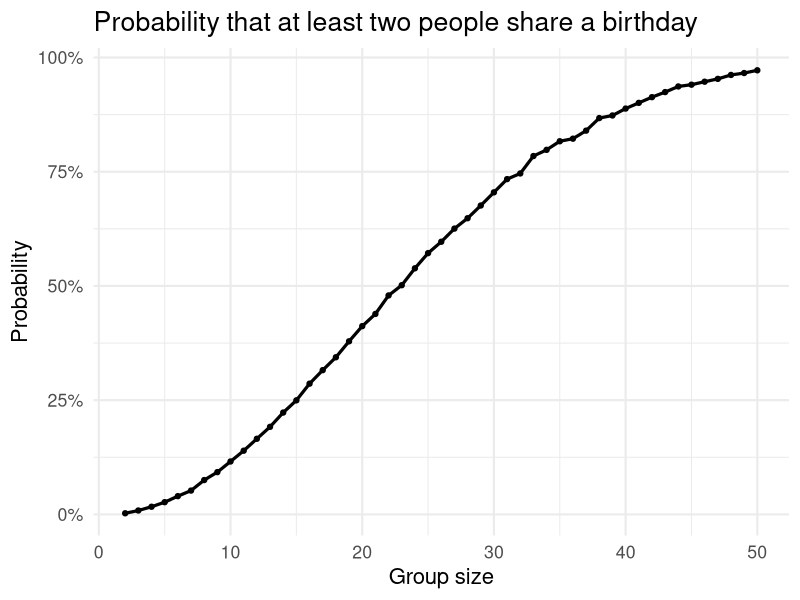

Reproduce this figure in R. (Note: a time limit stopped this script after it produced the figure.)
## ---- chunk 1
library(tidyverse) 
library(broom) 
set.seed(1)
theme_set(theme_minimal(base_size = 16))
## ---- chunk 2
# Define a function that checks if at least two people share a birthday
dup_bday <- function(n) {
  # Randomly assign birthdays (1–365) to n people, allowing duplicates
  bdays <- sample(1:365, n, replace = TRUE)
  # Return TRUE if there is any duplicate birthday, FALSE otherwise
  any(duplicated(bdays))
}

# Define a function to estimate the probability of shared birthdays
prob_bday <- function(n, sims = 1e4) {
  # Repeat the birthday simulation 'sims' times
  # Each run returns TRUE/FALSE; taking the mean gives the estimated probability
  mean(replicate(sims, dup_bday(n)))
}

# Create a tibble with group sizes from 2 to 50
# For each group size, compute the probability using 'prob_bday'
results <- tibble(
  n = 2:50,
  prob = map_dbl(n, prob_bday)
)

# Plot the probability curve using ggplot2

ggplot(results, aes(x = n, y = prob)) +
  geom_line(linewidth = 1.1) +  # Draw line
  geom_point() +                  # Add data points
  scale_y_continuous(labels = scales::percent) +   # Convert y-axis to %
  labs(
    title = "Probability that at least two people share a birthday",
    x = "Group size",
    y = "Probability"
  )
# Result Interpretation:
# 
# The resulting plot visualizes the "Birthday Paradox" — 
# how the probability that at least two people share the same birthday 
# increases with group size.
# 
# The curve starts near 0% when only 2–5 people are in the group, 
# but rises rapidly as the group becomes larger. 
# Around 23 people, the probability exceeds 50%,
# Around 50 people, the probablity is next to 100%
# showing that even in a relatively small group, 
# there is a surprisingly high chance that two people share a birthday.
# 
# This counterintuitive result illustrates how random combinations 
# grow quickly with group size, and give us an intution that though 365 days, only 50 
#   people can nearly guarantee a repetition


## ---- chunk 3




# Design parameters
n <- 30
sigma <- 5
mus <- 0:6
n_sim <- 5000

# Run simulations for each true mean
sim_df <- tibble(mu = mus) %>%
  mutate(
    res = map(mu, ~ {
      # For each mu, run 5000 simulated t-tests
      replicate(n_sim, {
        x <- rnorm(n, mean = .x, sd = sigma)
        tidy(t.test(x, mu = 0)) %>%
          select(estimate, p.value)
      }, simplify = FALSE) %>%
        bind_rows()
    })
  ) %>%
  unnest(res)

# Compute power and mean estimates
power_df <- sim_df %>%
  group_by(mu) %>%
  summarise(
    power = mean(p.value < 0.05),
    mean_all = mean(estimate),
    mean_sig = mean(estimate[p.value < 0.05]),
    .groups = "drop"
  )

# ---- Plot 1: Power vs Effect Size ----
ggplot(power_df, aes(mu, power)) +
  geom_line(color = "#7B4397", linewidth = 1.1) +
  geom_point(color = "#7B4397") +
  labs(
    title = "Power increases with effect size",
    x = "True mean (μ)",
    y = "Power"
  )

# ---- Plot 2: Average Estimate vs True Mean ----
power_df %>%
  pivot_longer(c(mean_all, mean_sig),
               names_to = "type", values_to = "mean_est") %>%
  mutate(type = recode(type,
                       mean_all = "All samples",
                       mean_sig = "Samples where null rejected")) %>%
  ggplot(aes(mu, mean_est, color = type)) +
  geom_line(linewidth = 1.1) +
  geom_point() +
  labs(
    title = "Average estimate vs true mean",
    x = "True mean (μ)",
    y = "Average of sample means",
    color = NULL
  )
